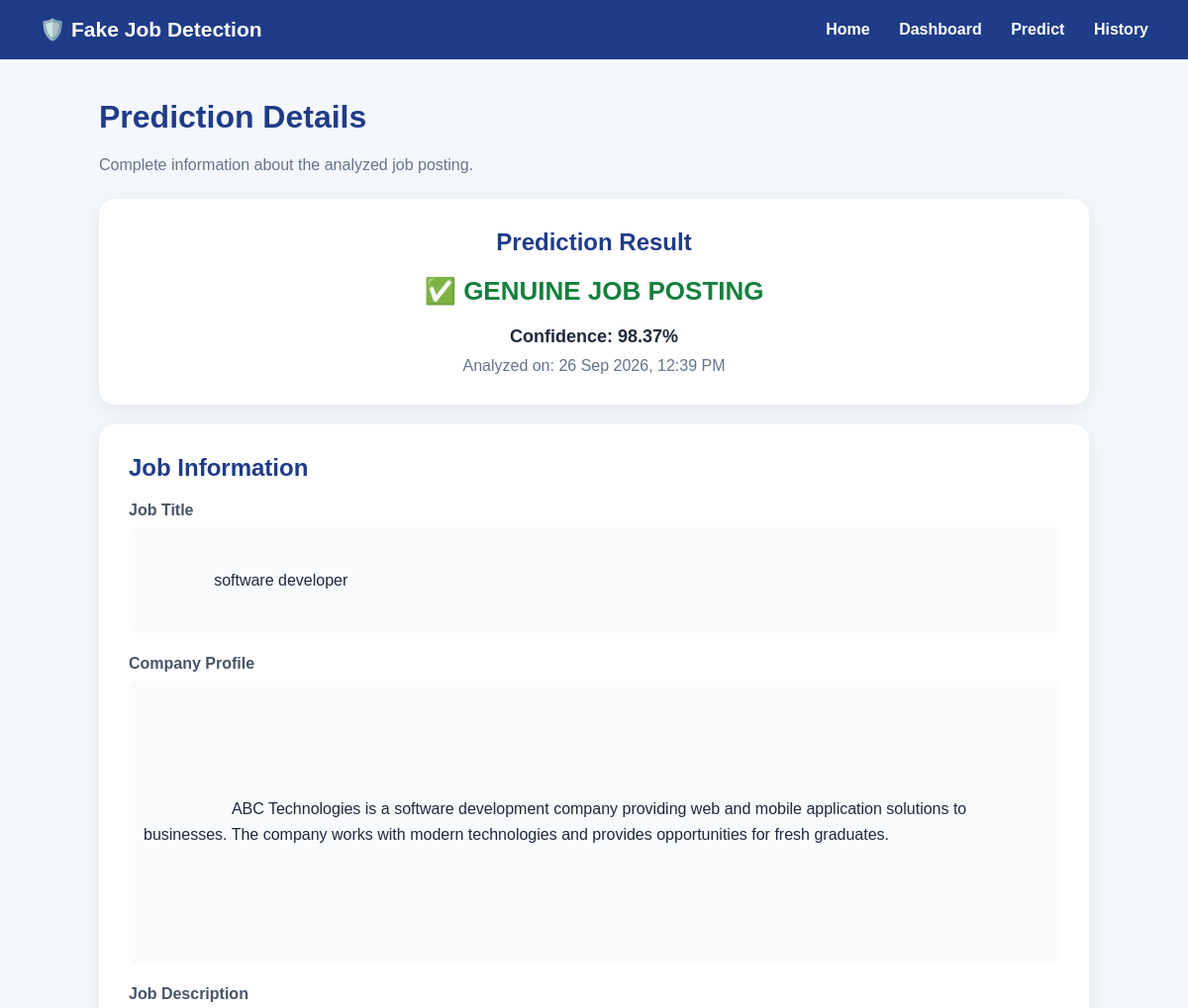
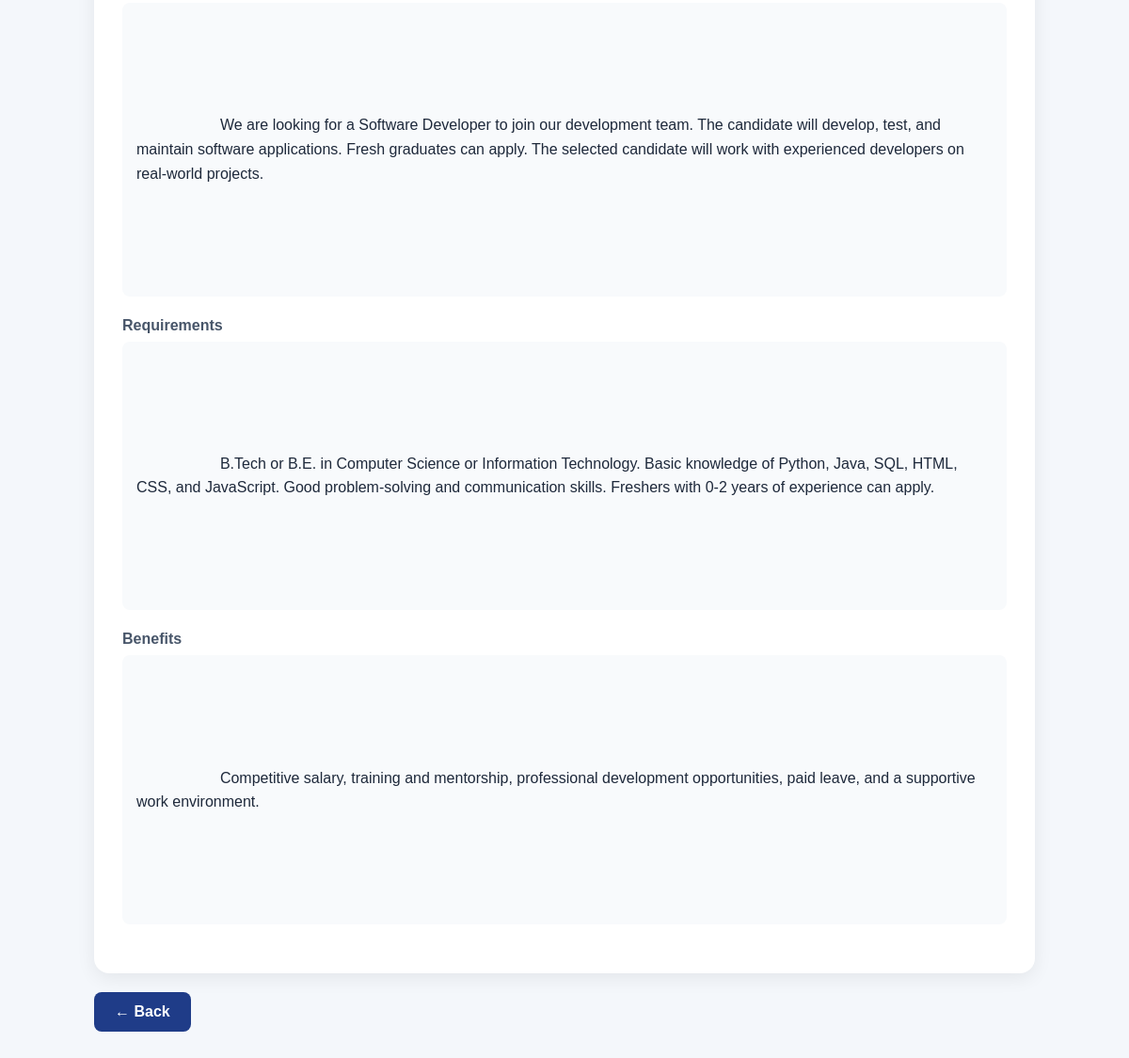
Screenshot of /prediction/7/ (signed in) with the database file from the repository (2 pictures, top to bottom).
### prediction/models.py (models this page shows, shortened)
class PredictionHistory(models.Model):
    job_title = models.CharField(max_length=200)
    company_profile = models.TextField(blank=True)
    job_description = models.TextField(blank=True)
    requirements = models.TextField(blank=True)
    benefits = models.TextField(blank=True)
    result = models.CharField(max_length=50)
    confidence = models.FloatField(default=0)
    created_at = models.DateTimeField(auto_now_add=True)

### dashboard/views.py (the view)
@login_required(login_url="login")
def prediction_detail(request, prediction_id):
    prediction = PredictionHistory.objects.get(
        id=prediction_id
    )
    return render(
        request,
        "dashboard/prediction_detail.html",
        {
            "prediction": prediction
        }
    )

### dashboard/templates/dashboard/prediction_detail.html (shortened to what this page needs)
<!DOCTYPE html>
<html lang="en">
<head>
</head>
<body>
<div class="navbar">
    <div class="logo">
        🛡️ Fake Job Detection
    </div>
    <div class="nav-links">
        <a href="{% url 'home' %}">Home</a>
        <a href="{% url 'dashboard' %}">Dashboard</a>
        <a href="{% url 'predict' %}">Predict</a>
        <a href="{% url 'history' %}">History</a>
    </div>
</div>
<div class="container">
    <div class="header">
        <h1>
            Prediction Details
        </h1>
        <p>
            Complete information about the analyzed job posting.
        </p>
    </div>
    <div class="card result">
        <h2>
            Prediction Result
        </h2>
        {% if "FAKE" in prediction.result %}
            <div class="fake">
                ⚠️ POTENTIALLY FAKE JOB POSTING
            </div>
        {% else %}
            <div class="genuine">
                ✅ GENUINE JOB POSTING
            </div>
        {% endif %}
        {% if prediction.confidence %}
        <div class="confidence">
            Confidence:
            {{ prediction.confidence }}%
        </div>
        {% endif %}
        <div class="date">
            Analyzed on:
            {{ prediction.created_at|date:"d M Y, h:i A" }}
        </div>
    </div>
    <div class="card">
        <h2>
            Job Information
        </h2>
        <div class="field">
            <div class="field-title">
                Job Title
            </div>
            <div class="field-content">
                {{ prediction.job_title }}
            </div>
        </div>
        <div class="field">
            <div class="field-title">
                Company Profile
            </div>
            <div class="field-content">
                {% if prediction.company_profile %}
                    {{ prediction.company_profile }}
                {% else %}
                    Not provided.
                {% endif %}
            </div>
        </div>
        <div class="field">
            <div class="field-title">
                Job Description
            </div>
            <div class="field-content">
                {% if prediction.job_description %}
                    {{ prediction.job_description }}
                {% else %}
                    Not provided.
                {% endif %}
            </div>
        </div>
        <div class="field">
            <div class="field-title">
                Requirements
            </div>
            <div class="field-content">
                {% if prediction.requirements %}
                    {{ prediction.requirements }}
                {% else %}
                    Not provided.
                {% endif %}
            </div>
        </div>
        <div class="field">
            <div class="field-title">
                Benefits
            </div>
            <div class="field-content">
                {% if prediction.benefits %}
                    {{ prediction.benefits }}
                {% else %}
                    Not provided.
                {% endif %}
            </div>
        </div>
    </div>
    <a
        href="{% url 'history' %}"
        class="back-button">
        ← Back

### dashboard/templates/dashboard/prediction_detail.html (style rules this page uses)
* { box-sizing: border-box; }
body { margin: 0; font-family: Arial, sans-serif; background: #f4f7fb; color: #1e293b; }
.navbar { background: #1f3c88; color: white; padding: 18px 40px; display: flex; justify-content: space-between; align-items: center; }
.logo { font-size: 21px; font-weight: bold; }
.nav-links a { color: white; text-decoration: none; margin-left: 25px; font-weight: bold; }
.container { width: 92%; max-width: 1000px; margin: 40px auto; }
.header { margin-bottom: 25px; }
.header h1 { color: #1f3c88; }
.header p { color: #64748b; }
.card { background: white; padding: 30px; margin-bottom: 20px; border-radius: 16px; box-shadow: 0 5px 20px rgba(0,0,0,0.07); }
.card h2 { color: #1f3c88; margin-top: 0; }
.field { margin-bottom: 22px; }
.field-title { font-weight: bold; color: #475569; margin-bottom: 8px; }
.field-content { background: #f8fafc; padding: 15px; border-radius: 8px; line-height: 1.6; white-space: pre-wrap; }
.result { text-align: center; }
.genuine { color: #15803d; font-size: 26px; font-weight: bold; }
.confidence { margin-top: 20px; font-size: 18px; font-weight: bold; }
.date { color: #64748b; margin-top: 10px; }
.back-button { display: inline-block; padding: 12px 22px; background: #1f3c88; color: white; text-decoration: none; border-radius: 8px; font-weight: bold; }

### rows the page displays
PredictionHistory: confidence "98.37", created_at "26 Sep 2026, 12:39 PM", job_title "software developer", company_profile "ABC Technologies is a software development company providing web and mobile application solutions to businesses. The company works with modern technologies and provides opportunities for fresh graduates.", job_description "We are looking for a Software Developer to join our development team. The candidate will develop, test, and maintain software applications. Fresh graduates can apply. The selected candidate will work with experienced developers on real-world projects.", requirements "B.Tech or B.E. in Computer Science or Information Technology. Basic knowledge of Python, Java, SQL, HTML, CSS, and JavaScript. Good problem-solving and communication skills. Freshers with 0-2 years of experience can apply.", benefits "Competitive salary, training and mentorship, professional development opportunities, paid leave, and a supportive work environment."
